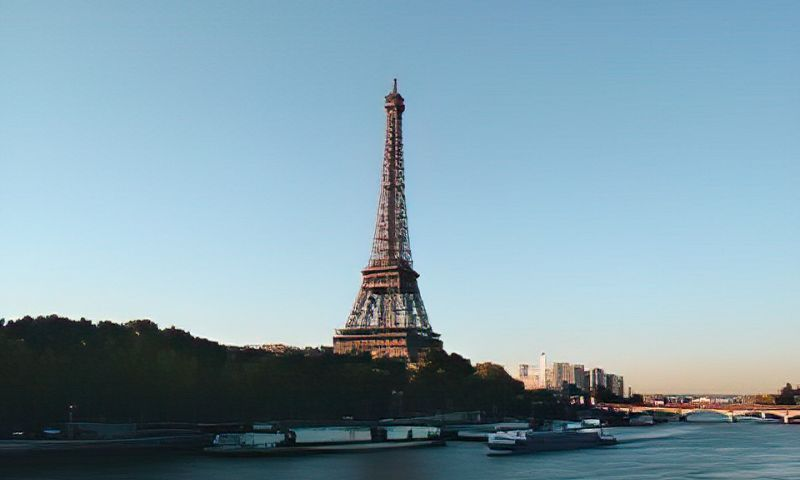
#> input picture test12.jpg, 800 x 480 px
$ python croping.py
#> lines starting #> are read from the running program, lines starting #| are printed output that depends on the picture
import cv2 as cv
import numpy as np
img = cv.imread('test12.jpg')
#> img is the input picture: shape (480, 800, 3); mean B, G, R 171.3, 157.7, 128.8
resized = cv.resize(img,(500,500),interpolation=cv.INTER_LINEAR)
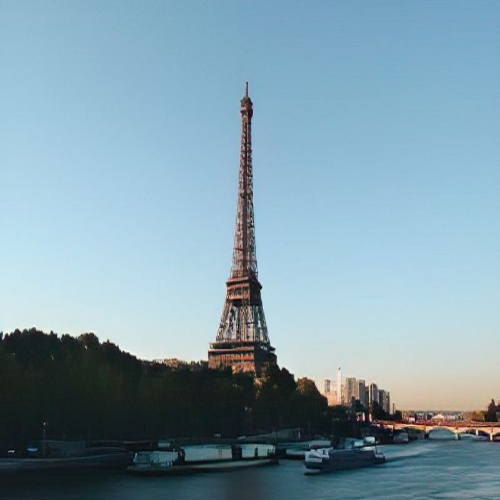
#> resized: shape (500, 500, 3); mean B, G, R 171.3, 157.7, 128.8
cv.imshow('croped',resized)
cv.waitKey(0)
cv.destroyAllWindows()

$ run again, with test11.jpg copied over test12.jpg
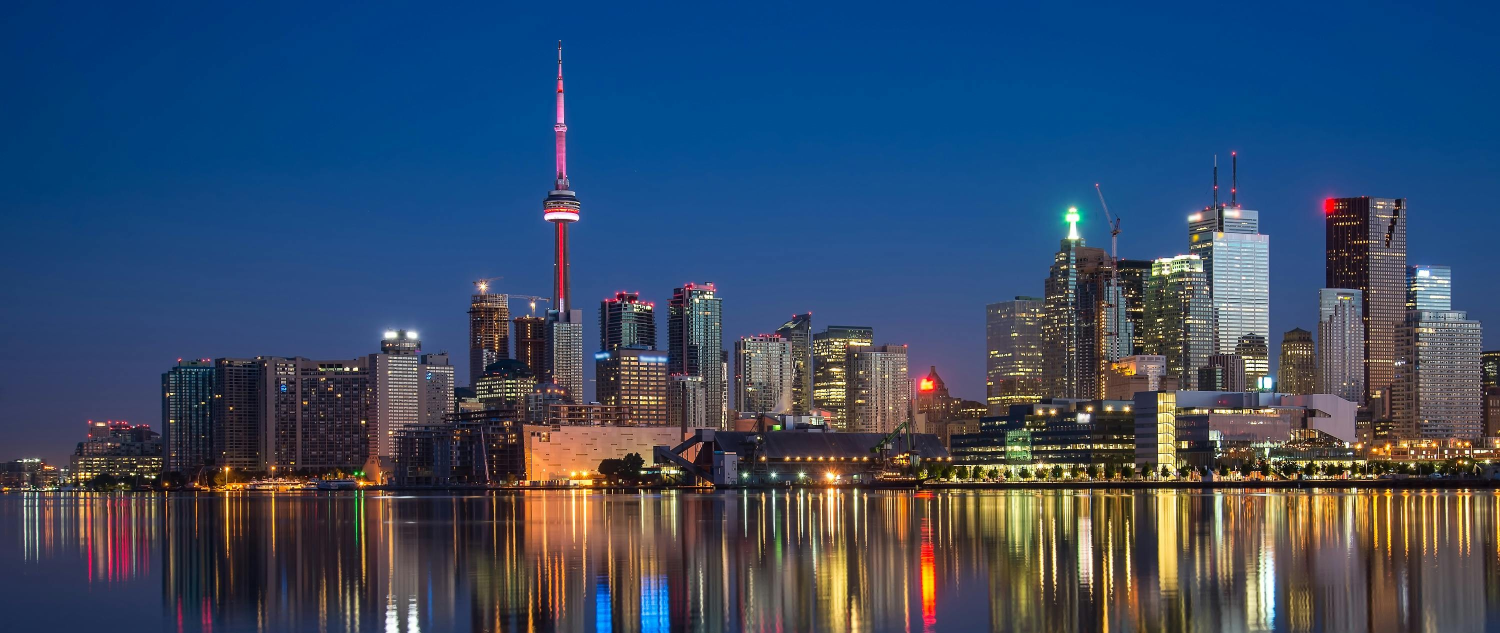
#> input picture test11.jpg, 3000 x 1265 px (shown at 1/2 size)
#> img is the input picture: shape (1265, 3000, 3); mean B, G, R 102.6, 75, 54.4
#> `resized = cv.resize(img,(500,500),interpolation=cv.INTER_LINEAR)`:
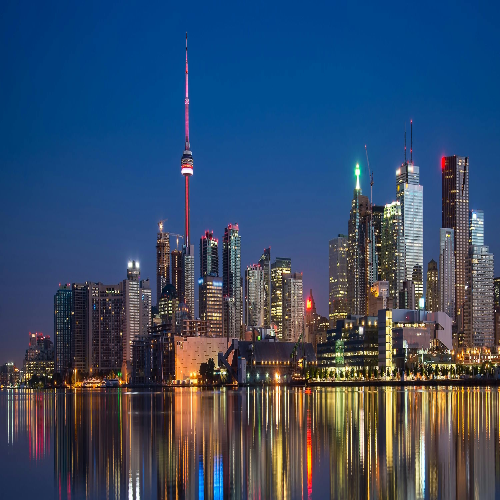
#> resized: shape (500, 500, 3); mean B, G, R 102.7, 75.1, 54.5
